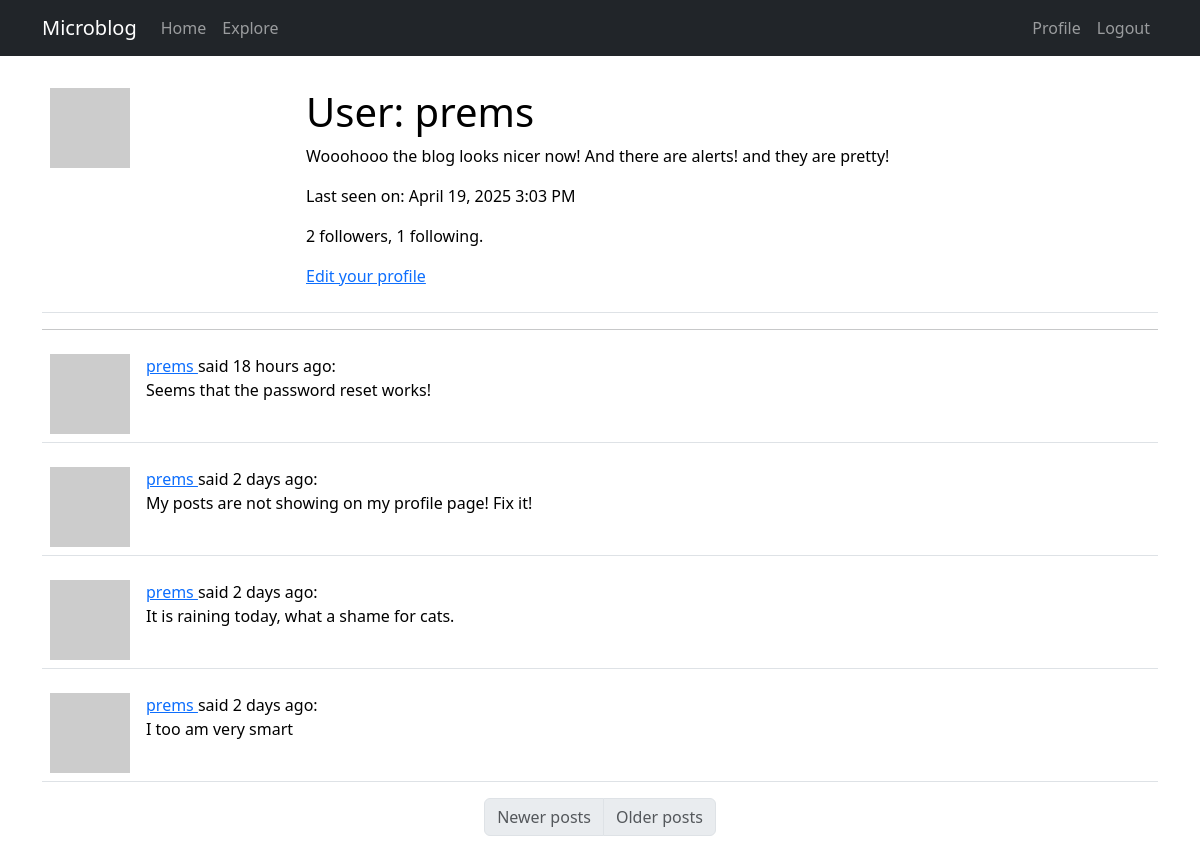
Page /user/prems (signed in) on the earlier database version.
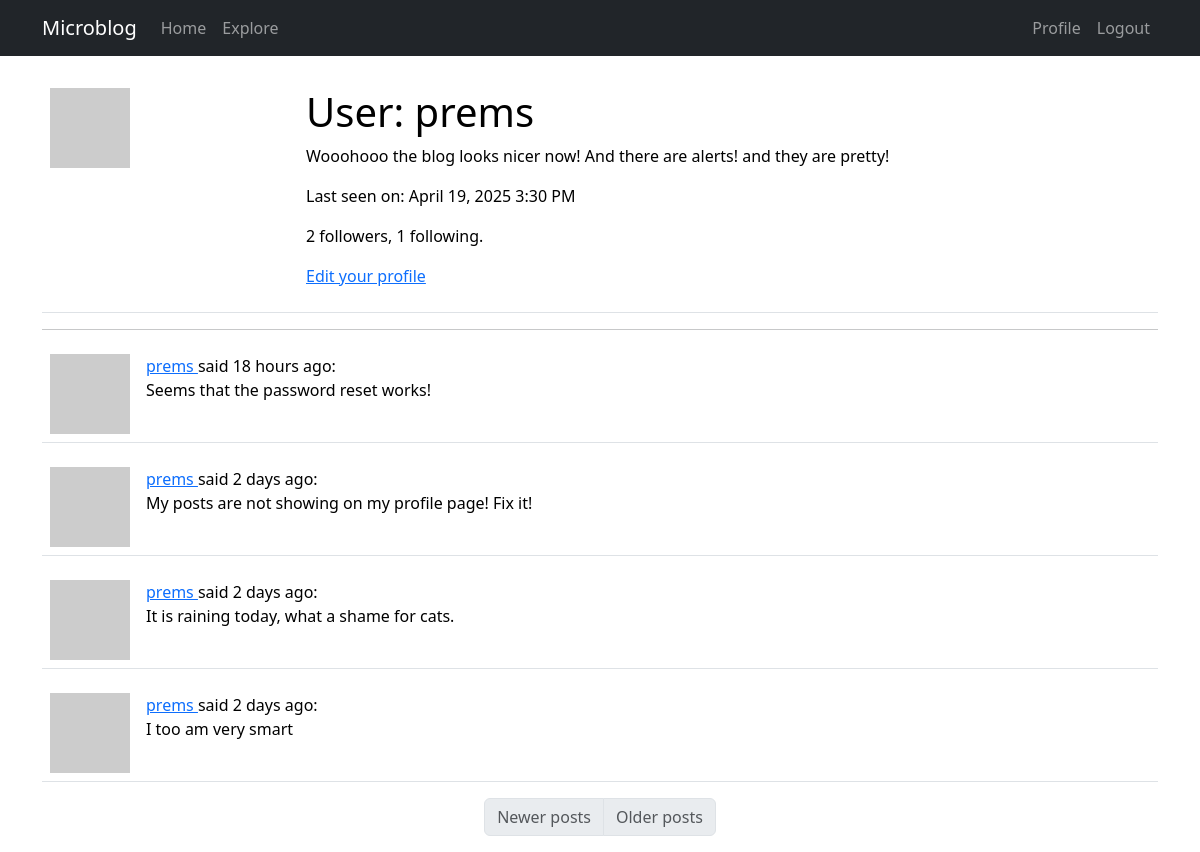
Same page on the later database version.
### app/models.py (models this page shows, shortened)
class User(UserMixin, db.Model):
    id: so.Mapped[int] = so.mapped_column(primary_key=True)
    username: so.Mapped[str] = so.mapped_column(sa.String(64), index=True, unique=True)
    email: so.Mapped[str] = so.mapped_column(sa.String(120), index=True, unique=True)
    password_hash: so.Mapped[Optional[str]] = so.mapped_column(sa.String(256))
    posts: so.WriteOnlyMapped["Post"] = so.relationship(back_populates="author")
    about_me: so.Mapped[Optional[str]] = so.mapped_column(sa.String(140))
    last_seen: so.Mapped[Optional[datetime]] = so.mapped_column(
        default=lambda: datetime.now(timezone.utc)
    )
    following: so.WriteOnlyMapped["User"] = so.relationship(
        secondary=followers,
        primaryjoin=(followers.c.follower_id == id),
        secondaryjoin=(followers.c.followed_id == id),
        back_populates="followers",
    )
    followers: so.WriteOnlyMapped["User"] = so.relationship(
        secondary=followers,
        primaryjoin=(followers.c.followed_id == id),
        secondaryjoin=(followers.c.follower_id == id),
        back_populates="following",
    )
    def avatar(self, size):
        digest = md5(self.email.lower().encode("utf-8")).hexdigest()
        return f"https://www.gravatar.com/avatar/{digest}?d=identicon&s={size}"
    def followers_count(self):
        query = sa.select(sa.func.count()).select_from(
            self.followers.select().subquery()
        )
        return db.session.scalar(query)
    def following_count(self):
        query = sa.select(sa.func.count()).select_from(
            self.following.select().subquery()
        )
        return db.session.scalar(query)

class Post(db.Model):
    id: so.Mapped[int] = so.mapped_column(primary_key=True)
    body: so.Mapped[str] = so.mapped_column(sa.String(140))
    timestamp: so.Mapped[datetime] = so.mapped_column(
        index=True, default=lambda: datetime.now(timezone.utc)
    )
    user_id: so.Mapped[int] = so.mapped_column(sa.ForeignKey(User.id), index=True)
    author: so.Mapped[User] = so.relationship(back_populates="posts")

### app/routes.py (the view)
@app.route("/user/<username>")
@login_required
def user(username):
    user = db.first_or_404(sa.select(User).where(User.username == username))
    page = request.args.get(key="page", default=1, type=int)
    query = user.posts.select().order_by(Post.timestamp.desc())
    posts = db.paginate(
        query, page=page, per_page=app.config["POSTS_PER_PAGE"], error_out=False
    )
    prev_url = (
        url_for("user", username=username, page=posts.prev_num)
        if posts.has_prev
        else None
    )
    next_url = (
        url_for("user", username=username, page=posts.next_num)
        if posts.has_next
        else None
    )
    form = EmptyForm()
    return render_template(
        "user.html",
        title=_("Profile"),
        user=user,
        posts=posts,
        form=form,
        prev_url=prev_url,
        next_url=next_url,
    )

### app/__init__.py (called while the page is built)
def get_locale():
    return request.accept_languages.best_match(app.config["LANGUAGES"])

### app/models.py (called while the page is built)
@login.user_loader
def load_user(id):
    return db.session.get(User, int(id))

### app/routes.py (called while the page is built)
@app.before_request
def before_request():
    if current_user.is_authenticated:
        current_user.last_seen = datetime.now(timezone.utc)
        db.session.commit()

### app/templates/user.html (shortened to what this page needs)
{% extends 'base.html' %}
{% import "bootstrap_wtf.html" as wtf %}
{% block content %}
<table class="table table-hover">
  <tr valign="top">
    <td width="256px"><img src="{{ user.avatar(256) }}"></td>
    <td>
      <h1>User: {{ user.username }}</h1>
      {% if user.about_me %}<p>{{ user.about_me }}</p>{% endif %}
      {% if user.last_seen %}<p>Last seen on: {{ moment(user.last_seen).format("LLL") }}</p>{% endif %}
      <p>{{ user.followers_count() }} followers, {{ user.following_count() }} following.</p>
      {% if user==current_user %}
      <p><a href="{{ url_for('edit_profile') }}">Edit your profile</a></p>
      {% endif %}
    </td>
  </tr>
</table>
<hr>
{% for post in posts %}
{% include '_post.html' %}
{% endfor %}
<nav aria-label="Post navigation">
  <ul class="pagination justify-content-center">
    <li class="page-item {% if not prev_url %} disabled{% endif %}">
      <a class="page-link" href="{{ prev_url }}"">Newer posts</a>
    </li>
    <li class=" page-item {% if not next_url %} disabled{% endif %}">
        <a class="page-link" href="{{ next_url }}">Older posts</a>
    </li>
  </ul>
</nav>
{% endblock %}

### app/templates/base.html (shortened to what this page needs)
<!doctype html>
<html lang="en">
<head>
    <link href="https://cdn.jsdelivr.net/npm/bootstrap@5.3.2/dist/css/bootstrap.min.css" rel="stylesheet"
>
</head>
<body>
    <nav class="navbar navbar-expand-lg navbar-dark bg-dark">
        <div class="container">
            <a class="navbar-brand" href="{{ url_for('index') }}">Microblog</a>
            <div class="collapse navbar-collapse" id="navbarSupportedContent">
                <ul class="navbar-nav me-auto mb-2 mb-lg-0">
                    <li class="nav-item">
                        <a class="nav-link" aria-current="page" href="{{ url_for('index') }}">Home</a>
                    </li>
                    <li class="nav-item">
                        <a class="nav-link" aria-current="page" href="{{ url_for('explore') }}">Explore</a>
                    </li>
                </ul>
                <ul class="navbar-nav mb-2 mb-lg-0">
                    {% if current_user.is_anonymous %}
                    <li class="nav-item">
                        <a class="nav-link" aria-current="page" href="{{ url_for('login') }}">Login</a>
                    </li>
                    {% else %}
                    <li class="nav-item">
                        <a class="nav-link" aria-current="page"
                            href="{{ url_for('user', username=current_user.username) }}">Profile</a>
                    </li>
                    <li class="nav-item">
                        <a class="nav-link" aria-current="page" href="{{ url_for('logout') }}">Logout</a>
                    </li>
                    {% endif %}
                </ul>
            </div>
        </div>
    </nav>
    <br>
    <div class="container">
        {% block content %}{% endblock %}
    </div>
</body>
</html>

### app/templates/_post.html
<table class="table table-hover">
    <tr valign="top">
        <td width="70px">
            <a href="{{ url_for('user', username=post.author.username) }}">
                <img src="{{ post.author.avatar(36) }}">
            </a>
        </td>
        <td>
            <a href="{{ url_for('user', username=post.author.username) }}">
                {{ post.author.username }}
            </a>
            said {{ moment(post.timestamp).fromNow() }}:
            <br>
            {{ post.body }}
        </td>
    </tr>
</table>

Differences in the rows shown:
changed User "prems": last_seen "April 19, 2025 3:03 PM" → "April 19, 2025 3:30 PM"
